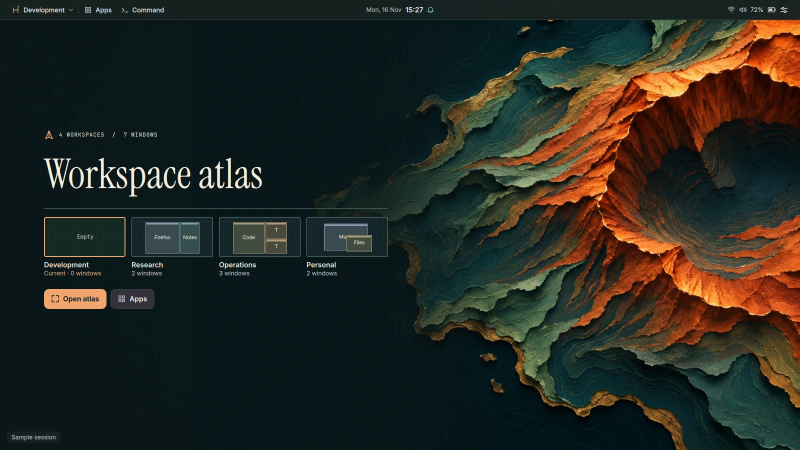
#> input picture docs/design/atlas-desktop.webp, 1600 x 900 px (shown at 1/2 size)
$ python site-assets.py
#> lines starting #> are read from the running program, lines starting #| are printed output that depends on the picture
#!/usr/bin/env python3
"""Refresh the website's checked-in images/font; never needed to serve the site.

Development dependencies: Pillow, fonttools and brotli. This only derives WebP
screenshots from public repo assets and downloads the pinned, OFL-licensed font.
"""
from io import BytesIO
from pathlib import Path
import shutil
from urllib.request import urlopen

from PIL import Image
from fontTools import subset
from fontTools.ttLib import TTFont

ROOT = Path(__file__).resolve().parents[1]
ASSETS = ROOT / "site/assets"
FONT_REVISION = "00a38a53f92aef923b9353f40128e8f4552ddae4"
FONT_ORIGIN = f"https://raw.githubusercontent.com/google/fonts/{FONT_REVISION}/ofl/spacegrotesk"


def main():
    media = ASSETS / "media"
    fonts = ASSETS / "fonts"
    media.mkdir(parents=True, exist_ok=True)
    fonts.mkdir(parents=True, exist_ok=True)
    screenshots = {
        "desktop": ROOT / "docs/design/atlas-desktop.webp",
        "connections": ROOT / "assets/connections-preview.png",
    }
    for name, source in screenshots.items():
        with Image.open(source) as original:
#> original is the input picture: PIL image 1600x900 RGB; mean R, G, B 38.3, 40.2, 33.3
            image = original.convert("RGB")
            for width in (800, 1600):
                height = round(image.height * width / image.width)
                output = media / f"{name}-{width}.webp"
                image.resize((width, height), Image.Resampling.LANCZOS).save(
                    output, "WEBP", quality=90, method=6
                )
                print(f"{output.relative_to(ROOT)}: {output.stat().st_size:,} bytes")
#> this loop made 2 passes
#> pass 1, in main, `image.resize((width, height), Image.Resampling.LANCZOS).save( output, ..`:
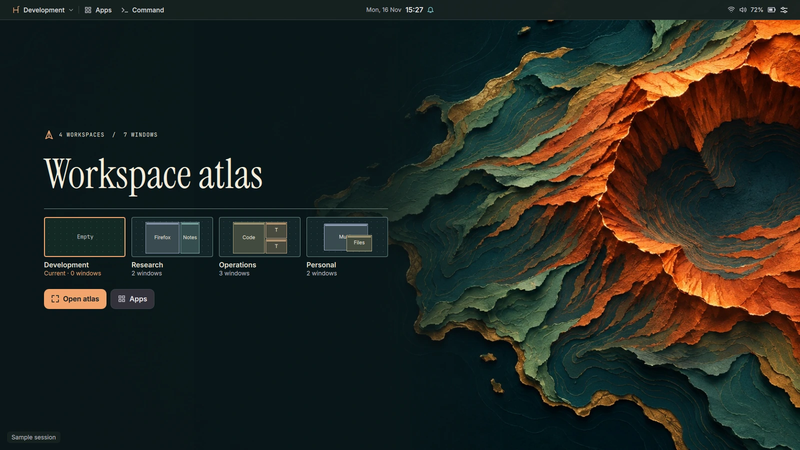
#> saved as desktop-800.webp: PIL image 800x450 RGB; mean R, G, B 38.3, 40.2, 33.4
#> pass 2 of the loop in main, `for name, source in screenshots.items():`:
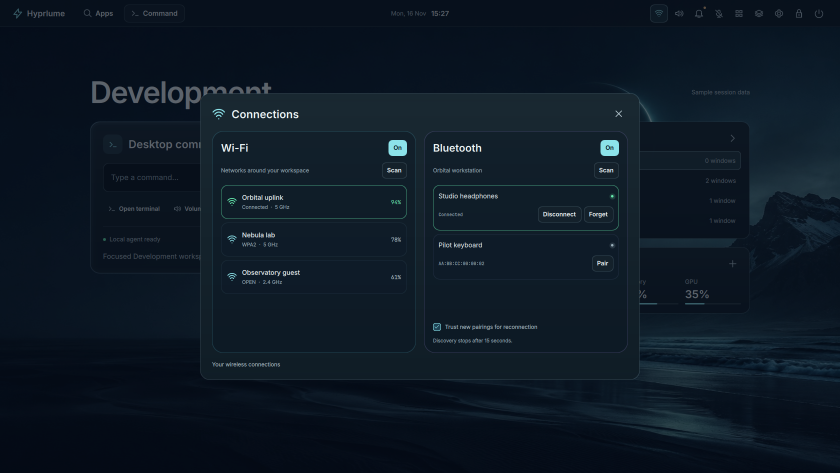
#> input picture assets/connections-preview.png, 1680 x 945 px (shown at 1/2 size)
#> in main, original is the input picture: PIL image 1680x945 RGBA; mean R, G, B, A 13.3, 25, 36.7, 255
#> the loop in main, `for width in (800, 1600):` made 2 passes
#| site/assets/media/connections-800.webp: 19,530 bytes
#| site/assets/media/connections-1600.webp: 55,262 bytes
#> pass 1, in main, `image.resize((width, height), Image.Resampling.LANCZOS).save( output, ..`:
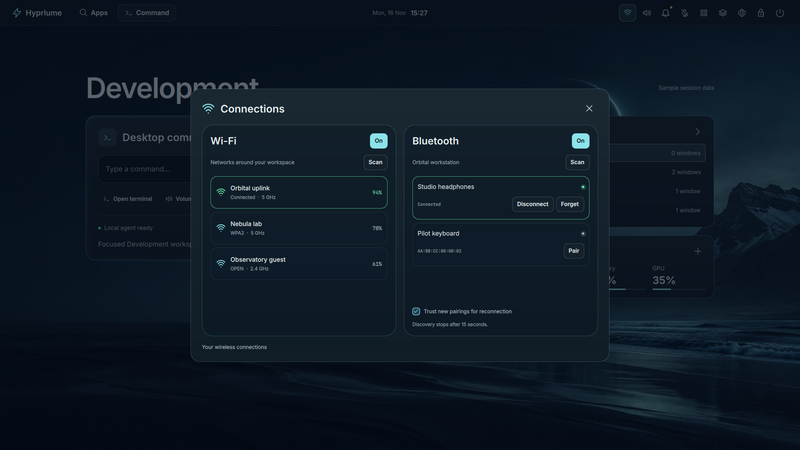
#> saved as connections-800.webp: PIL image 800x450 RGB; mean R, G, B 13.2, 25, 36.7
    shutil.copyfile(ROOT / "assets/hyprlume.svg", ASSETS / "brand.svg")
    with urlopen(FONT_ORIGIN + "/SpaceGrotesk%5Bwght%5D.ttf", timeout=30) as response:
        font = TTFont(BytesIO(response.read()))
    options = subset.Options()
    options.flavor = "woff2"
    subsetter = subset.Subsetter(options=options)
    subsetter.populate(unicodes=[*range(0x20, 0x100), *range(0x2000, 0x2070),
                                *range(0x2190, 0x21A0), 0x2318, 0x25C7, 0x2733])
    subsetter.subset(font)
    font.flavor = "woff2"
    font.save(fonts / "space-grotesk-latin.woff2")
    with urlopen(FONT_ORIGIN + "/OFL.txt", timeout=30) as response:
        (fonts / "OFL.txt").write_bytes(response.read())
    print("Saved the pinned Space Grotesk Latin subset and its OFL notice.")


if __name__ == "__main__":
    main()
#> (the call stopped at in main, `with urlopen(FONT_ORIGIN + "/SpaceGrotesk%5Bwght%5D.ttf", timeout=30) ..`: the network is not available in this run)
